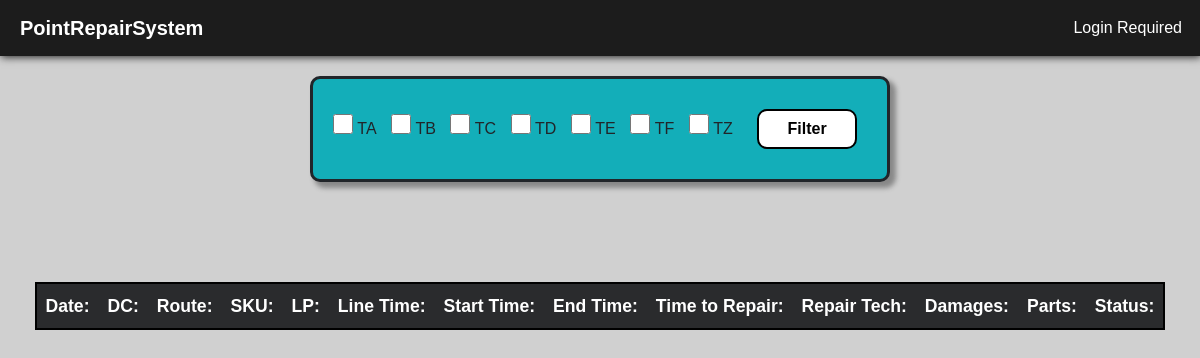
The page /pointqueapp/tv_display on the database its author committed.
### pointqueapp/models.py (models this page shows, shortened)
class Route(models.Model):
    route = models.CharField(max_length=3, unique=True)

### pointqueapp/views.py (the view)
# urls.py: path('tv_display', views.tv_display, name='tv_display'),
def tv_display(request):
    all_routes = Route.objects.all()
    selected_route_codes = request.GET.getlist('route')
    today = timezone.localdate()
    if selected_route_codes:
        pieces = PointPiece.objects.filter(route__in=selected_route_codes, line_time__date=today).order_by('line_time')
    else:
        pieces = PointPiece.objects.filter(line_time__date=today).order_by('line_time')
    context = {
        'pieces': pieces,
        'all_routes': all_routes,
        'selected_route_codes': selected_route_codes
    }
    return render(request, 'pointqueapp/tv_display.html', context)

### pointqueapp/templates/pointqueapp/tv_display.html (shortened to what this page needs)
{% extends 'pointqueapp/base.html' %}
{% load static %}
{% block additional_css %}
<link rel="stylesheet" href="{% static 'pointqueapp/css/tvdisplay.css' %}">
{% endblock %}
{% block content %}
<div class="mainbody">
    <div class="filter-container">
        <form method="get" action="{% url 'pointqueapp:tv_display' %}">
{% for route in all_routes %}
<input type="checkbox" name="route" value="{{ route.route }}" id="route-{{ route.route }}"
       {% if route.route in selected_route_codes %} checked {% endif %}>
<label for="route-{{ route.route }}">{{ route.route }}</label>
{% endfor %}
            <button type="submit">Filter</button>
        </form>
    </div>
    <div class="data">
        <table>
            <tr>
                <th>Date:</th>
                <th>DC:</th>
                <th>Route:</th>
                <th>SKU:</th>
                <th>LP:</th>
                <th>Line Time:</th>
                <th>Start Time:</th>
                <th>End Time:</th>
                <th>Time to Repair:</th>
                <th>Repair Tech:</th>
                <th>Damages:</th>
                <th>Parts:</th>
                <th>Status:</th>
            </tr>
        </table>
    </div>
</div>
{% endblock %}

### pointqueapp/static/pointqueapp/css/tvdisplay.css (style rules this page uses)
body { background-color: #d0d0d0; font-family: Arial, Helvetica, sans-serif; }
.data { margin-top: 100px; }
.mainbody { display: flex; flex-direction: row; justify-content: space-evenly; align-items: flex-start; flex-wrap: wrap; }
.data th { padding:9px; font-size: 1.1rem; color: white; background-color: #2a2b2d; }
.data table { border: 2px solid black; background-color: black; border-radius: 2px; }
.data table tr:nth-child(odd) { background-color: #e0e0e0; }
.filter-container { background-color: #13aeb9; border-radius: 10px; padding: 20px; margin-left: auto; margin-right: auto; margin-top: 20px; border-radius: 10px; width: fit-content; border-style: solid; box-shadow: 5px 5px 5px 1px #888888; }
.filter-container button { width: 100px; margin: 10px; height: 2.5rem; border-radius: 10px; border: 2px solid black; background-color: white; font-size: 1rem; font-weight: bold; color: black; transition: 0.2s ease-in-out; }
.filter-container input[type="checkbox"] { width: 20px; height: 20px; cursor: pointer; }
.filter-container label { margin-right: 10px; cursor: pointer; }

### rows shown on the page
Route: route "TA"
Route: route "TB"
Route: route "TC"
Route: route "TD"
Route: route "TE"
Route: route "TF"
Route: route "TZ"
